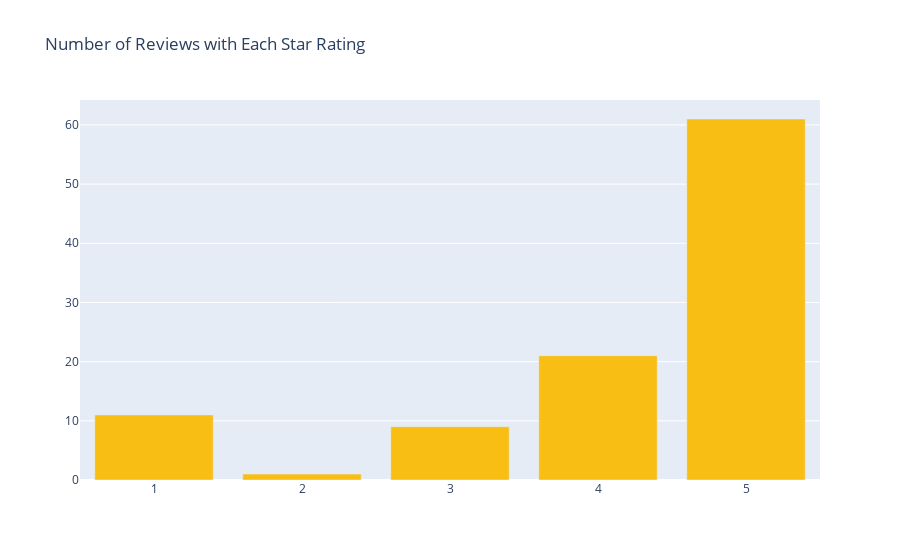

Here is the notebook cell this chart was saved with:
### Code cell
#Funcion para plotear cuantas reviews de 1 a 5 estrellas tiene cada restaurante
def plot_star_ratings(place_id, counts):
     # Tomamos la id del lugar del output de la Primer funcion
    place_counts = counts[place_id]

    # Separamos las columans por estrellas
    star_rating_counts = {rating: count for rating, count in place_counts.items() if isinstance(rating, int)}

    # Histograma uwu
    fig = go.Figure()
    fig.add_trace(go.Bar(x=list(star_rating_counts.keys()), y=list(star_rating_counts.values()), name='Star Ratings', marker_color='#F8BE13'))
    fig.update_layout(title_text='Number of Reviews with Each Star Rating')
    fig.show()
    
##Ejemplo (Mismo Restaurante)
plot_star_ratings('ChIJa1lZNZ__0YURjDHz4gNWVQc', keyword_rating_detail_and_sentiment_counts)

### Figure 1 — Plotly figure (JSON) as saved in the notebook; plotly's stock layout.template omitted (floating-point values rounded to 4 significant figures)
{"data": [{"marker": {"color": "#F8BE13"}, "name": "Star Ratings", "type": "bar", "x": [1, 2, 3, 4, 5], "y": [11, 1, 9, 21, 61]}], "layout": {"autosize": true, "title": {"text": "Number of Reviews with Each Star Rating"}, "xaxis": {"autorange": true, "range": [0.5, 5.5], "type": "linear"}, "yaxis": {"autorange": true, "range": [0, 64.21], "type": "linear"}}}
